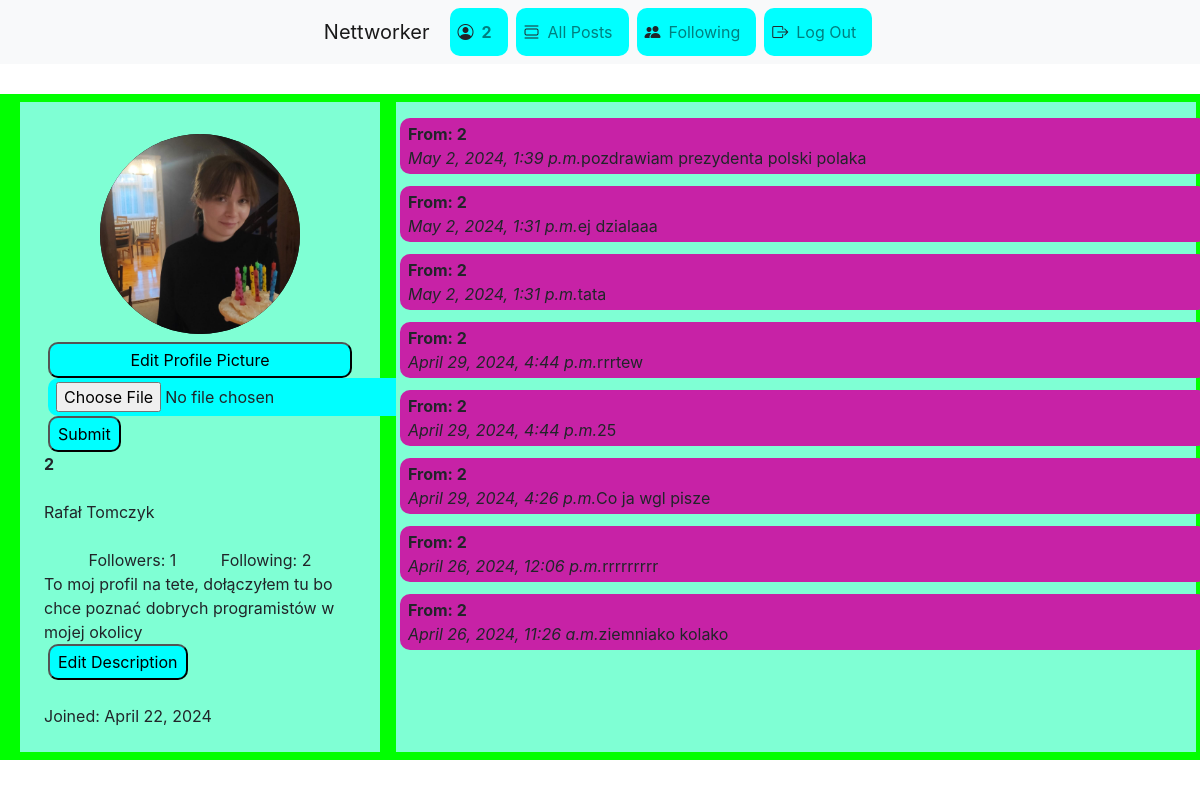
The app's page /profile/2/ (signed in) with its own data.
### network/models.py (models this page shows, shortened)
class User(AbstractUser):
    first_name = models.CharField(max_length=50)
    last_name = models.CharField(max_length=50)
    description = models.CharField(max_length=255, default="", null=True, blank=True)
    profilePicture = models.ImageField(null=True, blank=True, upload_to="images")

class Followers(models.Model):
    user_id = models.ForeignKey(User, on_delete=models.CASCADE, related_name="is_following")
    follower_id = models.ForeignKey(User, on_delete=models.CASCADE, related_name="followed_by")

class Post(models.Model):
    content = models.CharField(max_length=255)
    user = models.ForeignKey(User, on_delete=models.CASCADE)
    date = models.DateTimeField(auto_now_add=True)

### network/views.py (the view)
# urls.py: path("profile/<str:username>/", views.profile, name="profile"),
def profile(request, username):
    user_profile_info = User.objects.get(username=username)
    if not user_profile_info.profilePicture:
        user_profile_info.profilePicture = settings.STATIC_URL + 'images/default.jpg'
    user_posts = Post.objects.filter(user=user_profile_info).order_by("-date")
    return render(request, "network/profile.html", {'user_profile_info': user_profile_info, 'posts': user_posts, 'logged_in_user': request.user})

### network/templates/network/profile.html (shortened to what this page needs)
{% extends "network/layout.html" %}
{% load static %}
{% block head %}
    <link rel="stylesheet" href="{% static 'network/profile.css' %}">
{% endblock %}
{% block body %}
    <div class="content">
        <div class="left-row">
            <div class="profile-image-container">
                <img class="profile-image" src="{{ user_profile_info.profilePicture.url }}" alt="Profile Picture">
            </div>
            {% if request.user.username == user_profile_info.username %}
            <button class="action-button change-profile-picture-button">Edit Profile Picture</button>
            <div class="change-profile-picture">
                <form method="POST" enctype="multipart/form-data">
                    <input class="action-button" type="file" name="profilePicture" accept="image/*">
                    <input class="action-button" type="submit" value="Submit">
                </form>
            </div>
            {% endif %}
            <b>{{ user_profile_info.username }}</b>
            <br>
            {{ user_profile_info.first_name }}
            {{ user_profile_info.last_name }}
            <br>
            <br>
            <div class="followers-stats">
                <div>
                    Followers: {{user_profile_info.followed_by.all|length}}
                </div>
                <div>
                    Following: {{user_profile_info.is_following.all|length}}
                </div>
            </div>
            <div class="description">
                {{ user.description }}
                {% if request.user.username == user_profile_info.username %}
                <input type="submit" class="action-button change-description-button" value="Edit Description" onclick="openModal()">
                {% endif %}
            </div>
            <br>
            Joined: {{ user.date_joined.date}}
        </div>
        <div class="right-row">
            {% if posts %}
                <div class="posts-container">
                    {% for post in posts %}
                        <div class="post">
                            <div class="first-row">
                                <b>From: {{ post.user.username }}</b>
                                <br>
                                <i>{{ post.date }}</i>
                            </div>
                            <br>
                            {{ post.content }}
                        </div>
                    {% endfor %}
                </div>
            {% else %}
                <div class="loader">No posts from this user yet.</div>
            {% endif %}
        </div>
    </div>
{% endblock %}

### network/templates/network/layout.html (shortened to what this page needs)
{% load static %}
<!DOCTYPE html>
<html lang="en">
    <head>
        <link rel="stylesheet" href="https://stackpath.bootstrapcdn.com/bootstrap/4.4.1/css/bootstrap.min.css">
        <link rel="stylesheet" href="https://cdn.jsdelivr.net/npm/bootstrap-icons@1.5.0/font/bootstrap-icons.css">
        <link href="{% static 'network/styles.css' %}" rel="stylesheet">
        {% block head %}
        {% endblock %}
    </head>
    <body>
        <nav class="navbar navbar-expand-lg navbar-light bg-light sticky-top">
            <a class="navbar-brand" href="#">Nettworker</a>
            <div>
              <ul class="navbar-nav mr-auto">
                {% if user.is_authenticated %}
                    <li class="nav-item">
                        <i class="bi bi-person-circle"></i>
                        <a class="nav-link" href="{% url 'profile' user.username%}"><strong>{{ user.username }}</strong></a>
                    </li>
                {% endif %}
                <li class="nav-item">
                    <i class="bi bi-view-list"></i>
                    <a class="nav-link" href="{% url 'index' %}">All Posts</a>
                </li>
                {% if user.is_authenticated %}
                    <li class="nav-item">
                        <i class="bi bi-people-fill"></i>
                        <a class="nav-link" href="{% url 'following' %}">Following</a>
                    </li>
                    <li class="nav-item">
                        <i class="bi bi-box-arrow-right"></i>
                        <a class="nav-link" href="{% url 'logout' %}">Log Out</a>
                    </li>
                {% endif %}
              </ul>
            </div>
          </nav>
        <div class="body">
            {% block body %}
            {% endblock %}
        </div>
    </body>
</html>

### network/static/network/styles.css (style rules this page uses)
.content { max-width: 1200px; margin: auto; margin-top: 30px; margin-bottom: 30px; padding: 8px 20px; background-color: rgb(1, 255, 1); }
.navbar { display: flex; align-items: center; justify-content: center; }
.nav-item { margin: 0 4px; background-color: aqua; border-radius: 10px; display: flex; align-items: center; justify-content: center; padding: 4px 8px; }
.action-button { margin: 0 4px; background-color: aqua; border-radius: 10px; display: flex; align-items: center; justify-content: center; padding: 4px 8px; }
.post { background-color: rgb(199, 34, 166); border-radius: 10px; padding: 4px 8px; margin-top: 12px; width: 80ch; display: flex; }

### network/static/network/profile.css (style rules this page uses)
.content { display: flex; }
.left-row { width: 360px; display: flex; flex-direction: column; padding: 24px; margin-right: 16px; background-color: aquamarine; }
.right-row { width: 800px; display: flex; flex-direction: column; padding: 4px; background-color: aquamarine; }
.profile-image-container { display: flex; align-items: center; justify-content: center; }
.profile-image { width: 200px; height: 200px; border-radius: 100%; object-fit: cover; background-color: black; margin: 8px 20px; }
.followers-stats { display: flex; justify-content:space-evenly; }

### records on screen
User: username "2", profilePicture (picture), first_name "Rafał", last_name "Tomczyk", followed_by.all|length "1", is_following.all|length "2", description "To moj profil na tete, dołączyłem tu bo chce poznać dobrych programistów w mojej okolicy", date_joined "April 22, 2024"
Post: user.username "2", date "May 2, 2024, 1:39 p.m.", content "pozdrawiam prezydenta polski polaka"
Post: user.username "2", date "May 2, 2024, 1:31 p.m.", content "ej dzialaaa"
Post: user.username "2", date "May 2, 2024, 1:31 p.m.", content "tata"
Post: user.username "2", date "April 29, 2024, 4:44 p.m.", content "rrrtew"
Post: user.username "2", date "April 29, 2024, 4:44 p.m.", content "25"
Post: user.username "2", date "April 29, 2024, 4:26 p.m.", content "Co ja wgl pisze"
Post: user.username "2", date "April 26, 2024, 12:06 p.m.", content "rrrrrrrrr"
Post: user.username "2", date "April 26, 2024, 11:26 a.m.", content "ziemniako kolako"
